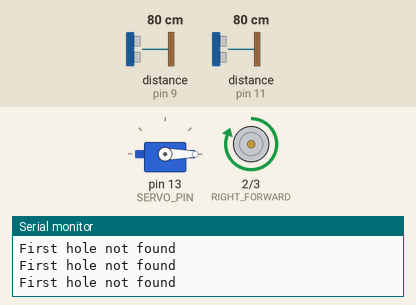
Recording of a sketch running on a simulated Arduino Uno, built with avr-gcc and run on an emulated ATmega328P. On the bench: servo, motor-driver pin pairs drawn as motors (green arrow = first pin HIGH = forward, orange = second pin HIGH = backward, longer = more drive), the last lines printed to the serial monitor. Wiring (inferred from the names in the program): ultrasonic range finder: trigger pin 8; echo pin 9. Inputs (shaded band) come from the test bench; at power-on: distance to the obstacle (sensors on pin 9, pin 11) 80 cm. The echo pulse lasts 58.3 µs per cm.

Above: at 1.2 s.
1.3 s: distance to the obstacle (sensor on pin 9) set to 12 cm
2.8 s: distance to the obstacle (sensor on pin 9) set to 9 cm
At 2.95 s:
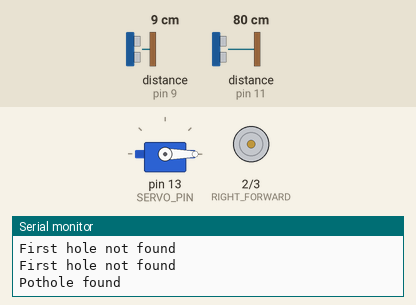
At 5.6 s:
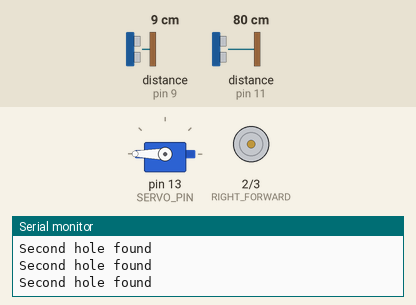
Timing chart, 0 to 7.1 s (numbered marks = the images above; inputs shaded):
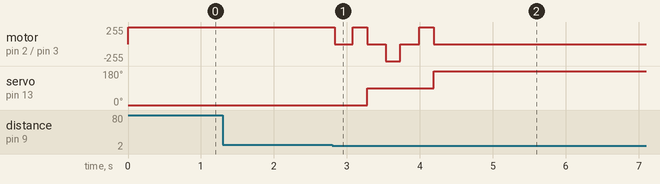

The sketch:

oec2019.ino
```cpp
/*
//Ultrasonic sensor
const int trigPin = 9;
const int echoPin = 10;
*/

//////////INCLUDES//////////

#include <Servo.h>

//////////CONSTANTS/////////

//time to execute a 90 degree turn
const int TURN_TIME = 200;

//speed of sound in cm/us
const float SPEED_OF_SOUND = 0.034;

//motors
const int LEFT_FORWARD = 0;
const int LEFT_BACKWARD = 1;
const int RIGHT_FORWARD = 2;
const int RIGHT_BACKWARD = 3;

//GPIO for sensor 1
const int TRIG_PIN1 = 8;
const int ECHO_PIN1 = 9;

//GPIO for sensor 2
const int TRIG_PIN2 = 10;
const int ECHO_PIN2 = 11;

//GPIO for servo
const int SERVO_PIN = 13;

//////////VARIABLES/////////

//sensor 1 detects potholes
//sensor 2 detects walls
int sensor1Distance;
int sensor2Distance;

//checking state
bool firstHoleFound = false;
bool secondHoleFound = false;
bool rightTurn = false;

//////////FUNCTIONS/////////

//TRIG_PIN1 should be set to output, ECHO_PIN1 should be set to input
//poll the ultrasonic sensor for distance in CM
void pollSensor1()
{
    long duration;

    //give a 10 us pulse to the trigger pin
    //give a short low pulse first to ensure a clean high pulse
    digitalWrite(TRIG_PIN1, LOW);
    delayMicroseconds(5);
    digitalWrite(TRIG_PIN1, HIGH);
    delayMicroseconds(10);
    digitalWrite(TRIG_PIN1, LOW);

    //read echo pin for time until ultrasonic pulse received
    duration = pulseIn(ECHO_PIN1, HIGH);

    //calculate distance in CM
    //distance would be return path, so divide by 2 to get 1-way distance
    sensor1Distance = duration * SPEED_OF_SOUND / 2;
}

//TRIG_PIN2 should be set to output, ECHO_PIN2 should be set to input
//poll the ultrasonic sensor for distance in CM
void pollSensor2()
{
    long duration;

    //give a 10 us pulse to the trigger pin
    //give a short low pulse first to ensure a clean high pulse
    digitalWrite(TRIG_PIN2, LOW);
    delayMicroseconds(5);
    digitalWrite(TRIG_PIN2, HIGH);
    delayMicroseconds(10);
    digitalWrite(TRIG_PIN2, LOW);

    //read echo pin for time until ultrasonic pulse received
    duration = pulseIn(ECHO_PIN2, HIGH);

    //calculate distance in CM
    //distance would be return path, so divide by 2 to get 1-way distance
    sensor2Distance = duration * SPEED_OF_SOUND / 2;
}


void forward()
{
  digitalWrite(RIGHT_FORWARD , HIGH);
  digitalWrite(RIGHT_BACKWARD , LOW);
  digitalWrite(LEFT_FORWARD , HIGH);
  digitalWrite(LEFT_BACKWARD , LOW);
}

void right()
{
    digitalWrite(RIGHT_FORWARD, LOW);
    digitalWrite(RIGHT_BACKWARD, HIGH);
    digitalWrite(LEFT_FORWARD, HIGH);
    digitalWrite(LEFT_BACKWARD, LOW);
}

void left()
{
    digitalWrite(RIGHT_FORWARD, HIGH);
    digitalWrite(RIGHT_BACKWARD, LOW);
    digitalWrite(LEFT_FORWARD, LOW);
    digitalWrite(LEFT_BACKWARD, HIGH);
}

void brake()
{
    digitalWrite(RIGHT_FORWARD, LOW);
    digitalWrite(RIGHT_BACKWARD, LOW);
    digitalWrite(LEFT_FORWARD, LOW);
    digitalWrite(LEFT_BACKWARD, LOW);
}

//make a 90 degree right turn
void turnRight()
{
    //brake the robot for more consistent turning
    brake();
    delay(250);

    //turn then brake (again, for more consistent turning)
    right();
    delay(TURN_TIME);
    brake();
}

//make a 90 degree left turn
void turnLeft()
{
    //brake the robot for more consistent turning
    brake();
    delay(250);

    //turn then brake (again, for more consistent turning)
    left();
    delay(TURN_TIME);
    brake();
}

//advance forward very slightly
void snakeForward()
{
    brake();
    delay(250);
    forward();
    delay(200);
    brake();
}

Servo servo;

//dump one shot of sand
void dumpSand()
{
  if(!firstHoleFound)
  {
    //90 degrees for the first shot
    servo.write(90);
  }
  else
  {
    //180 degrees for the second shot
    servo.write(180);
  }
}

//Threads for ultrasonic sensors
//TimedAction ultrasonicThread1 = TimedAction(10, pollSensor1);
//TimedAction ultrasonicThread2 = TimedAction(10, pollSensor2);

void setup()
{
  //set motors to be stopped
  brake();

  //set up ultrasonic
  pinMode(TRIG_PIN1, OUTPUT); // Sets the trigPin as an Output
  pinMode(ECHO_PIN1, INPUT); // Sets the echoPin as an Input
  pinMode(TRIG_PIN2, OUTPUT); // Sets the trigPin as an Output
  pinMode(ECHO_PIN2, INPUT); // Sets the echoPin as an Input

  pinMode(LEFT_FORWARD, OUTPUT);
  pinMode(LEFT_BACKWARD, OUTPUT);
  pinMode(RIGHT_FORWARD, OUTPUT);
  pinMode(RIGHT_BACKWARD, OUTPUT);
  pinMode(SERVO_PIN, OUTPUT);
  Serial.begin(9600); // Starts the serial communication
  servo.attach(SERVO_PIN);
  servo.write(0);
}

void loop()
{
  //if the second hole has been found, stop moving
  if(secondHoleFound)
  {
    brake();
    Serial.println("Second hole found");
  }
  else
  {
    if(!firstHoleFound)
    {
      Serial.println("First hole not found");
      forward();
      //check if there's a pothole based on what sensor 1 returns
      pollSensor1();
      if(sensor1Distance > 5 && sensor1Distance < 10)
      {
        Serial.println("Pothole found");
        snakeForward();
        brake();
        dumpSand();
        turnRight();
        firstHoleFound = true;
      }
    }
    else
    {
      forward();
      //check if a pothole is found
      pollSensor1();
      if(sensor1Distance > 5 && sensor1Distance < 10)
      {
        snakeForward();
        brake();
        dumpSand();
        secondHoleFound = true;
      }
      //check for collision with a wall
      pollSensor2();
      if(sensor2Distance < 5)
      {
        if(rightTurn)
        {
          turnRight();
          //check if a pothole is found
          pollSensor1();
          if(sensor1Distance > 5)
          {
            snakeForward();
            brake();
            dumpSand();
            secondHoleFound = true;
          }
          snakeForward();
          //check if a pothole is found
          if(sensor1Distance > 5)
          {
            snakeForward();
            brake();
            dumpSand();
            secondHoleFound = true;
          }
          turnRight();
          //check if a pothole is found
          if(sensor1Distance > 5)
          {
            snakeForward();
            brake();
            dumpSand();
            secondHoleFound = true;
          }
          rightTurn = false;
        }
        else
        {
          turnLeft();
          //check if a pothole is found
          pollSensor1();
          if(sensor1Distance > 5)
          {
            snakeForward();
            brake();
            dumpSand();
            secondHoleFound = true;
          }
          snakeForward();
          //check if a pothole is found
          if(sensor1Distance > 5)
          {
            snakeForward();
            brake();
            dumpSand();
            secondHoleFound = true;
          }
          turnLeft();
          //check if a pothole is found
          if(sensor1Distance > 5)
          {
            snakeForward();
            brake();
            dumpSand();
            secondHoleFound = true;
          }
          rightTurn = true;
        }
      }
    }
  }

  delay(10);
}
```

Measured:
- the behaviour switches between 11 and 10 cm on distance to the obstacle (sensor on pin 9) (found by bisection; images 0 and 1)
- after the input at 2.8 s, motor on pin 2 (RIGHT_FORWARD) / pin 3 (RIGHT_BACKWARD): forward 255/255 → stopped at once, → forward 255/255 0.25 s later, → stopped 0.20 s later, → backward 255/255 0.25 s later, … (7 changes in this stretch); servo on pin 13 (SERVO_PIN): 0° → 90° after 0.48 s, → 180° 0.91 s later
